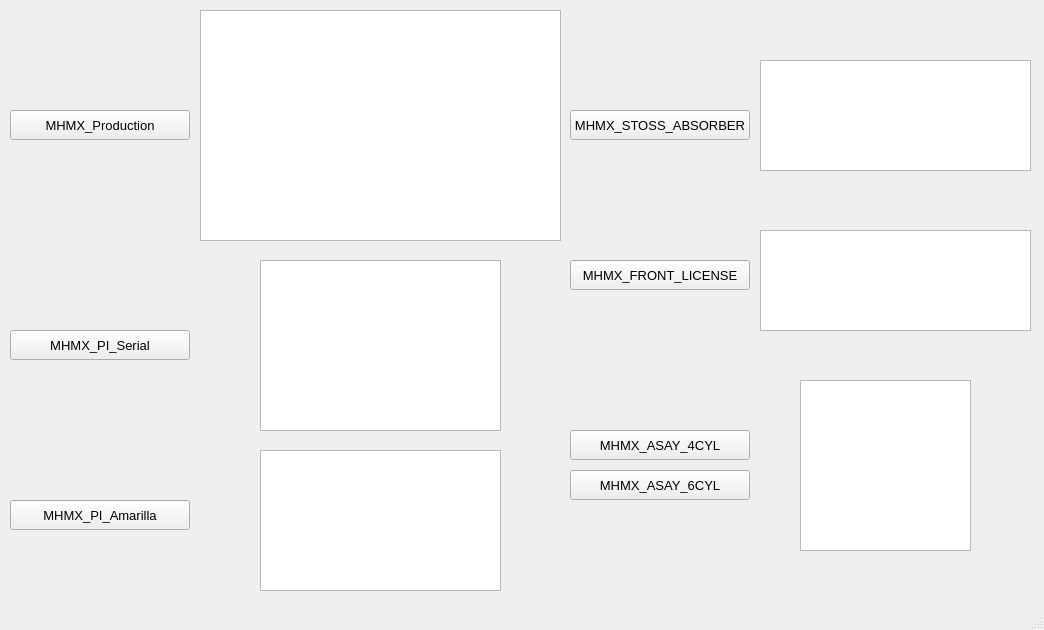
<?xml version="1.0" encoding="UTF-8"?>
<ui version="4.0">
 <class>IMMPrinter</class>
 <widget class="QMainWindow" name="IMMPrinter">
  <property name="geometry">
   <rect>
    <x>0</x>
    <y>0</y>
    <width>1044</width>
    <height>630</height>
   </rect>
  </property>
  <property name="windowTitle">
   <string>MainWindow</string>
  </property>
  <widget class="QWidget" name="centralwidget">
   <widget class="QPushButton" name="MHMX_ASAY_4CYL">
    <property name="geometry">
     <rect>
      <x>570</x>
      <y>430</y>
      <width>180</width>
      <height>30</height>
     </rect>
    </property>
    <property name="font">
     <font>
      <family>Arial</family>
      <pointsize>10</pointsize>
     </font>
    </property>
    <property name="text">
     <string>MHMX_ASAY_4CYL</string>
    </property>
   </widget>
   <widget class="QPushButton" name="MHMX_ASAY_6CYL">
    <property name="geometry">
     <rect>
      <x>570</x>
      <y>470</y>
      <width>180</width>
      <height>30</height>
     </rect>
    </property>
    <property name="font">
     <font>
      <family>Arial</family>
      <pointsize>10</pointsize>
     </font>
    </property>
    <property name="text">
     <string>MHMX_ASAY_6CYL</string>
    </property>
   </widget>
   <widget class="QPushButton" name="MHMX_FRONT_LICENSE">
    <property name="geometry">
     <rect>
      <x>570</x>
      <y>260</y>
      <width>180</width>
      <height>30</height>
     </rect>
    </property>
    <property name="font">
     <font>
      <family>Arial</family>
      <pointsize>10</pointsize>
     </font>
    </property>
    <property name="text">
     <string>MHMX_FRONT_LICENSE</string>
    </property>
   </widget>
   <widget class="QPushButton" name="MHMX_PI_Amarilla">
    <property name="geometry">
     <rect>
      <x>10</x>
      <y>500</y>
      <width>180</width>
      <height>30</height>
     </rect>
    </property>
    <property name="font">
     <font>
      <family>Arial</family>
      <pointsize>10</pointsize>
     </font>
    </property>
    <property name="text">
     <string>MHMX_PI_Amarilla</string>
    </property>
   </widget>
   <widget class="QPushButton" name="MHMX_PI_Serial">
    <property name="geometry">
     <rect>
      <x>10</x>
      <y>330</y>
      <width>180</width>
      <height>30</height>
     </rect>
    </property>
    <property name="font">
     <font>
      <family>Arial</family>
      <pointsize>10</pointsize>
     </font>
    </property>
    <property name="text">
     <string>MHMX_PI_Serial</string>
    </property>
   </widget>
   <widget class="QPushButton" name="MHMX_STOSS_ABSORBER">
    <property name="geometry">
     <rect>
      <x>570</x>
      <y>110</y>
      <width>180</width>
      <height>30</height>
     </rect>
    </property>
    <property name="font">
     <font>
      <family>Arial</family>
      <pointsize>10</pointsize>
     </font>
    </property>
    <property name="text">
     <string>MHMX_STOSS_ABSORBER</string>
    </property>
   </widget>
   <widget class="QPushButton" name="MHMX_Production">
    <property name="geometry">
     <rect>
      <x>10</x>
      <y>110</y>
      <width>180</width>
      <height>30</height>
     </rect>
    </property>
    <property name="font">
     <font>
      <family>Arial</family>
      <pointsize>10</pointsize>
     </font>
    </property>
    <property name="text">
     <string>MHMX_Production</string>
    </property>
   </widget>
   <widget class="QTextBrowser" name="textBrowser_2">
    <property name="geometry">
     <rect>
      <x>800</x>
      <y>380</y>
      <width>171</width>
      <height>171</height>
     </rect>
    </property>
    <property name="html">
     <string>&lt;!DOCTYPE HTML PUBLIC &quot;-//W3C//DTD HTML 4.0//EN&quot; &quot;http://www.w3.org/TR/REC-html40/strict.dtd&quot;&gt;
&lt;html&gt;&lt;head&gt;&lt;meta name=&quot;qrichtext&quot; content=&quot;1&quot; /&gt;&lt;style type=&quot;text/css&quot;&gt;
p, li { white-space: pre-wrap; }
&lt;/style&gt;&lt;/head&gt;&lt;body style=&quot; font-family:'SimSun'; font-size:9pt; font-weight:400; font-style:normal;&quot;&gt;
&lt;p style=&quot; margin-top:0px; margin-bottom:0px; margin-left:0px; margin-right:0px; -qt-block-indent:0; text-indent:0px;&quot;&gt;&lt;img src=&quot;:/label/MHMX_ASAY_6CYL.jpg&quot; /&gt;&lt;/p&gt;&lt;/body&gt;&lt;/html&gt;</string>
    </property>
   </widget>
   <widget class="QTextBrowser" name="textBrowser_3">
    <property name="geometry">
     <rect>
      <x>260</x>
      <y>260</y>
      <width>241</width>
      <height>171</height>
     </rect>
    </property>
    <property name="html">
     <string>&lt;!DOCTYPE HTML PUBLIC &quot;-//W3C//DTD HTML 4.0//EN&quot; &quot;http://www.w3.org/TR/REC-html40/strict.dtd&quot;&gt;
&lt;html&gt;&lt;head&gt;&lt;meta name=&quot;qrichtext&quot; content=&quot;1&quot; /&gt;&lt;style type=&quot;text/css&quot;&gt;
p, li { white-space: pre-wrap; }
&lt;/style&gt;&lt;/head&gt;&lt;body style=&quot; font-family:'SimSun'; font-size:9pt; font-weight:400; font-style:normal;&quot;&gt;
&lt;p align=&quot;center&quot; style=&quot; margin-top:0px; margin-bottom:0px; margin-left:0px; margin-right:0px; -qt-block-indent:0; text-indent:0px;&quot;&gt;&lt;img src=&quot;:/label/MHMX_PI_Serial.jpg&quot; /&gt;&lt;/p&gt;&lt;/body&gt;&lt;/html&gt;</string>
    </property>
   </widget>
   <widget class="QTextBrowser" name="textBrowser_4">
    <property name="geometry">
     <rect>
      <x>200</x>
      <y>10</y>
      <width>361</width>
      <height>231</height>
     </rect>
    </property>
    <property name="html">
     <string>&lt;!DOCTYPE HTML PUBLIC &quot;-//W3C//DTD HTML 4.0//EN&quot; &quot;http://www.w3.org/TR/REC-html40/strict.dtd&quot;&gt;
&lt;html&gt;&lt;head&gt;&lt;meta name=&quot;qrichtext&quot; content=&quot;1&quot; /&gt;&lt;style type=&quot;text/css&quot;&gt;
p, li { white-space: pre-wrap; }
&lt;/style&gt;&lt;/head&gt;&lt;body style=&quot; font-family:'SimSun'; font-size:9pt; font-weight:400; font-style:normal;&quot;&gt;
&lt;p style=&quot; margin-top:0px; margin-bottom:0px; margin-left:0px; margin-right:0px; -qt-block-indent:0; text-indent:0px;&quot;&gt;&lt;img src=&quot;:/label/MHMX_Production.jpg&quot; /&gt;&lt;/p&gt;&lt;/body&gt;&lt;/html&gt;</string>
    </property>
   </widget>
   <widget class="QTextBrowser" name="textBrowser_5">
    <property name="geometry">
     <rect>
      <x>760</x>
      <y>230</y>
      <width>271</width>
      <height>101</height>
     </rect>
    </property>
    <property name="html">
     <string>&lt;!DOCTYPE HTML PUBLIC &quot;-//W3C//DTD HTML 4.0//EN&quot; &quot;http://www.w3.org/TR/REC-html40/strict.dtd&quot;&gt;
&lt;html&gt;&lt;head&gt;&lt;meta name=&quot;qrichtext&quot; content=&quot;1&quot; /&gt;&lt;style type=&quot;text/css&quot;&gt;
p, li { white-space: pre-wrap; }
&lt;/style&gt;&lt;/head&gt;&lt;body style=&quot; font-family:'SimSun'; font-size:9pt; font-weight:400; font-style:normal;&quot;&gt;
&lt;p align=&quot;center&quot; style=&quot; margin-top:0px; margin-bottom:0px; margin-left:0px; margin-right:0px; -qt-block-indent:0; text-indent:0px;&quot;&gt;&lt;img src=&quot;:/label/MHMX_FRONT_LICENSE.jpg&quot; /&gt;&lt;/p&gt;&lt;/body&gt;&lt;/html&gt;</string>
    </property>
   </widget>
   <widget class="QTextBrowser" name="textBrowser_7">
    <property name="geometry">
     <rect>
      <x>760</x>
      <y>60</y>
      <width>271</width>
      <height>111</height>
     </rect>
    </property>
    <property name="html">
     <string>&lt;!DOCTYPE HTML PUBLIC &quot;-//W3C//DTD HTML 4.0//EN&quot; &quot;http://www.w3.org/TR/REC-html40/strict.dtd&quot;&gt;
&lt;html&gt;&lt;head&gt;&lt;meta name=&quot;qrichtext&quot; content=&quot;1&quot; /&gt;&lt;style type=&quot;text/css&quot;&gt;
p, li { white-space: pre-wrap; }
&lt;/style&gt;&lt;/head&gt;&lt;body style=&quot; font-family:'SimSun'; font-size:9pt; font-weight:400; font-style:normal;&quot;&gt;
&lt;p align=&quot;center&quot; style=&quot; margin-top:0px; margin-bottom:0px; margin-left:0px; margin-right:0px; -qt-block-indent:0; text-indent:0px;&quot;&gt;&lt;img src=&quot;:/label/MHMX_STOSS_ABSORBER.jpg&quot; /&gt;&lt;/p&gt;&lt;/body&gt;&lt;/html&gt;</string>
    </property>
   </widget>
   <widget class="QTextBrowser" name="textBrowser_8">
    <property name="geometry">
     <rect>
      <x>260</x>
      <y>450</y>
      <width>241</width>
      <height>141</height>
     </rect>
    </property>
    <property name="html">
     <string>&lt;!DOCTYPE HTML PUBLIC &quot;-//W3C//DTD HTML 4.0//EN&quot; &quot;http://www.w3.org/TR/REC-html40/strict.dtd&quot;&gt;
&lt;html&gt;&lt;head&gt;&lt;meta name=&quot;qrichtext&quot; content=&quot;1&quot; /&gt;&lt;style type=&quot;text/css&quot;&gt;
p, li { white-space: pre-wrap; }
&lt;/style&gt;&lt;/head&gt;&lt;body style=&quot; font-family:'SimSun'; font-size:9pt; font-weight:400; font-style:normal;&quot;&gt;
&lt;p align=&quot;center&quot; style=&quot; margin-top:0px; margin-bottom:0px; margin-left:0px; margin-right:0px; -qt-block-indent:0; text-indent:0px;&quot;&gt;&lt;img src=&quot;:/label/MHMX_PI_Amarilla.jpg&quot; /&gt;&lt;/p&gt;&lt;/body&gt;&lt;/html&gt;</string>
    </property>
   </widget>
  </widget>
  <widget class="QMenuBar" name="menubar">
   <property name="geometry">
    <rect>
     <x>0</x>
     <y>0</y>
     <width>1044</width>
     <height>23</height>
    </rect>
   </property>
  </widget>
  <widget class="QStatusBar" name="statusbar"/>
 </widget>
 <resources>
  <include location="../icons/icons.qrc"/>
 </resources>
 <connections/>
</ui>
